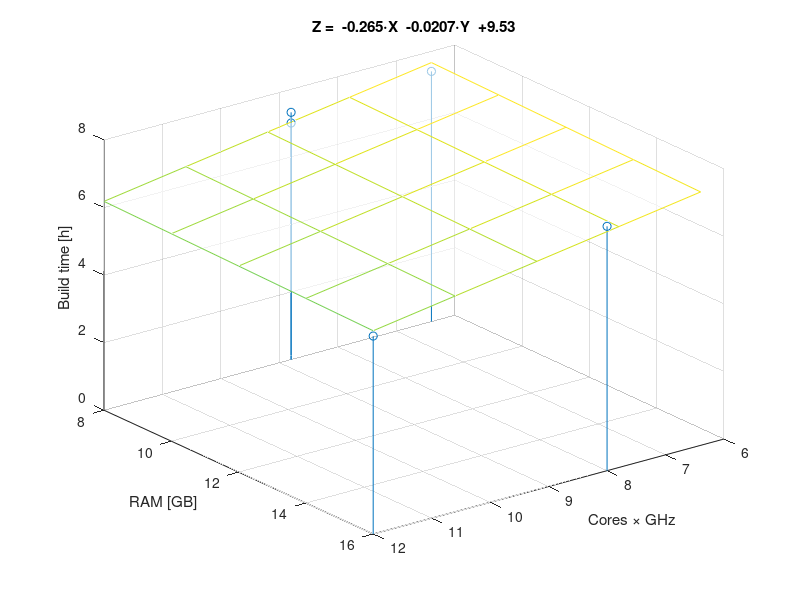
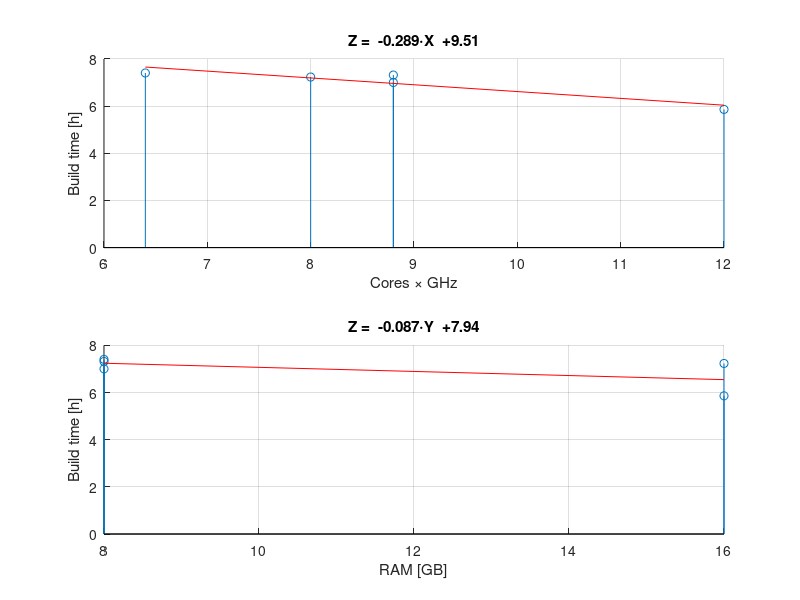

Source code (MATLAB) for these figures, in order:
#!/usr/bin/env octave-cli

data = [
%                      Total      Avail.
%   Machine Cores GHz  RAM_GB SSD RAM_GB Image_s SDK_s
    1       4     3.0  16     0   10     14315   6784
    2       4     2.0  16     1   14     15404   10638
    3.1     4     2.2  8      1   7.2    15133   10079
    3.2     4     2.2  8      0   7.2    15735   10613
    4       4     1.6  8      0   7.2    16002   10662
];

cores = data(:,2);
ghz = data(:,3);
total_ram = data(:,4);
ssd = data(:,5);
avail_ram = data(:,6);
time_image = data(:,7) / 3600;
time_sdk = data(:,8) / 3600;

core_ghz = cores .* ghz;
ram = total_ram;
time = time_image + time_sdk;

figure(1),clf
hold on

stem3(core_ghz, ram, time, 'o')
xlabel('Cores \times GHz')
ylabel('RAM [GB]')
zlabel('Build time [h]')
grid on
az = 180 - 37.5;
el = 30;
view(az, el)

% Best plane fit to the points
% https://www.mathworks.com/matlabcentral/answers/448708-plane-fitting-a-3d-scatter-plot
x = core_ghz;
y = ram;
z = time;
B = [x(:) y(:) ones(size(x(:)))] \ z(:);
xv = linspace(min(x), max(x), 5)';
yv = linspace(min(y), max(y), 5)';
[X,Y] = meshgrid(xv, yv);
Z = reshape([X(:), Y(:), ones(size(X(:)))] * B, numel(xv), []);
mesh(X, Y, Z, 'FaceAlpha', 0.6)
title(sprintf('Z =  %+.3g\\cdotX  %+.3g\\cdotY  %+.3g', B))

hold off

print images/figure1.svg

figure(2),clf

subplot(2,1,1)
hold on

stem(core_ghz, time, 'o')
xlabel('Cores \times GHz')
ylabel('Build time [h]')
grid on

% Best line fit to the points
% https://www.mathworks.com/matlabcentral/answers/377139-how-to-plot-best-fit-line
x = core_ghz;
y = time;
B = polyfit(x, y, 1);
X = linspace(min(x), max(x), 2);
Z = polyval(B , X);
plot(X, Z, 'r-');
title(sprintf('Z =  %+.3g\\cdotX  %+.3g', B))

hold off

subplot(2,1,2)
hold on
stem(ram, time, 'o')
xlabel('RAM [GB]')
ylabel('Build time [h]')
grid on

% Best line fit to the points
x = ram;
y = time;
B = polyfit(x, y, 1);
Y = linspace(min(x), max(x), 2);
Z = polyval(B , Y);
plot(Y, Z, 'r-');
title(sprintf('Z =  %+.3g\\cdotY  %+.3g', B))

hold off

print images/figure2.svg
